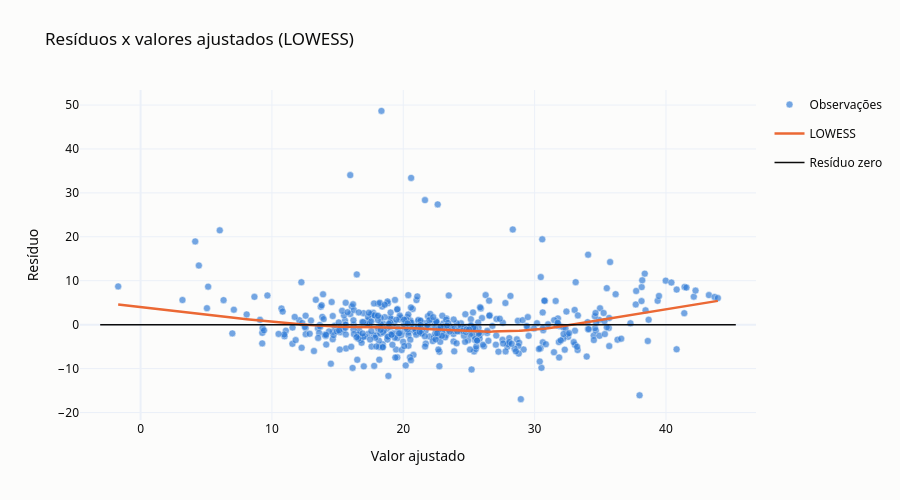

Write notebook code for a chart like this one.
### Markdown cell above
### 5.7 Outros pressupostos

- **Linearidade do modelo**: resíduos x valores ajustados com curva LOWESS e teste **RESET de Ramsey** ($H_0$: a forma funcional linear é adequada). A curva deve ser horizontal em torno de zero
- **Homocedasticidade**: teste de **Breusch-Pagan** ($H_0$: variância constante)
- **Independência**: estatística de **Durbin-Watson** (valores perto de 2 indicam que não há autocorrelação de primeira ordem)

### Code cell
fig = go.Figure()
fig.add_trace(pontos(modelo.fittedvalues, modelo.resid, modelo.fittedvalues.index, medidas_diagnostico(modelo)))
fig.add_trace(curva_lowess(modelo.fittedvalues, modelo.resid))
linha_ref(fig, 0, *faixa(modelo.fittedvalues), "Resíduo zero", cor="#0b0b0b", traco="solid")
fig.update_xaxes(title_text="Valor ajustado")
fig.update_yaxes(title_text="Resíduo")
mostrar_e_salvar(fig, "residuos_vs_ajustados", titulo="Resíduos x valores ajustados (LOWESS)", altura=500)
reset = linear_reset(modelo, power=2, use_f=True)
bp_lm, bp_p, _, _ = het_breuschpagan(modelo.resid, modelo.model.exog)

print(f"RESET (ŷ²): F = {reset.fvalue:.2f} | p-valor = {reset.pvalue:.3g}")
print(f"Breusch-Pagan: LM = {bp_lm:.2f} | p-valor = {bp_p:.3g}")
print(f"Durbin-Watson: {durbin_watson(modelo.resid):.3f}")

### Figure 1 — Plotly figure (JSON) as saved in the notebook; plotly's stock layout.template omitted (floating-point values rounded to 4 significant figures; data arrays with more than 128 entries replaced by an {"elided": "..."} marker saying what was removed)
{"data": [{"hovertemplate": "%{hovertext}<extra></extra>", "hovertext": {"elided": "506 str values"}, "legendgroup": "Observações", "marker": {"color": "#2a78d6", "line": {"color": "#fcfcfb", "width": 0.5}, "opacity": 0.65, "size": 7}, "mode": "markers", "name": "Observações", "showlegend": true, "type": "scatter", "x": {"elided": "506 float values"}, "y": {"elided": "506 float values"}}, {"hovertemplate": "LOWESS<br>x = %{x:.3f}<br>y = %{y:.3f}<extra></extra>", "legendgroup": "LOWESS", "line": {"color": "#eb6834", "width": 2.5}, "mode": "lines", "name": "LOWESS", "showlegend": true, "type": "scatter", "x": {"elided": "506 float values"}, "y": {"elided": "506 float values"}}, {"hovertemplate": "Resíduo zero: 0<extra></extra>", "legendgroup": "Resíduo zero", "line": {"color": "#0b0b0b", "dash": "solid", "width": 1.5}, "mode": "lines", "name": "Resíduo zero", "showlegend": true, "type": "scatter", "x": [-3.075, -2.255, -1.435, -0.6147, 0.2056, 1.026, 1.846, 2.666, 3.486, 4.307, 5.127, 5.947, 6.767, 7.588, 8.408, 9.228, 10.05, 10.87, 11.69, 12.51, 13.33, 14.15, 14.97, 15.79, 16.61, 17.43, 18.25, 19.07, 19.89, 20.71, 21.53, 22.35, 23.17, 23.99, 24.81, 25.63, 26.45, 27.27, 28.09, 28.91, 29.73, 30.55, 31.37, 32.19, 33.01, 33.84, 34.66, 35.48, 36.3, 37.12, 37.94, 38.76, 39.58, 40.4, 41.22, 42.04, 42.86, 43.68, 44.5, 45.32], "y": [0.0, 0.0, 0.0, 0.0, 0.0, 0.0, 0.0, 0.0, 0.0, 0.0, 0.0, 0.0, 0.0, 0.0, 0.0, 0.0, 0.0, 0.0, 0.0, 0.0, 0.0, 0.0, 0.0, 0.0, 0.0, 0.0, 0.0, 0.0, 0.0, 0.0, 0.0, 0.0, 0.0, 0.0, 0.0, 0.0, 0.0, 0.0, 0.0, 0.0, 0.0, 0.0, 0.0, 0.0, 0.0, 0.0, 0.0, 0.0, 0.0, 0.0, 0.0, 0.0, 0.0, 0.0, 0.0, 0.0, 0.0, 0.0, 0.0, 0.0]}], "layout": {"height": 500, "margin": {"t": 90}, "title": {"text": "Resíduos x valores ajustados (LOWESS)"}, "xaxis": {"title": {"text": "Valor ajustado"}}, "yaxis": {"title": {"text": "Resíduo"}}}}
